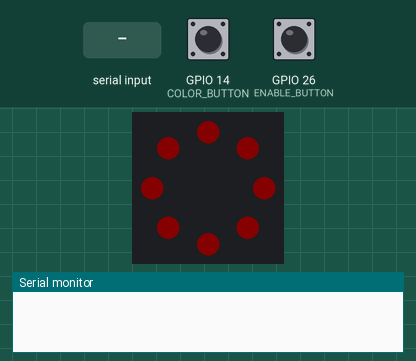
This sketch was run on a simulated ESP32. On the bench: 8 RGB LEDs in a ring, first at the top, clockwise, the last lines printed to the serial monitor. Inputs (shaded band) come from the test bench; at power-on: GPIO 26 (ENABLE_BUTTON) HIGH, GPIO 14 (COLOR_BUTTON) HIGH. Dim RGB values are drawn brighter than linear.

Above: at 1.2 s.
1.3 s: GPIO 26 (ENABLE_BUTTON) pulled LOW for 0.15 s
At 1.45 s:
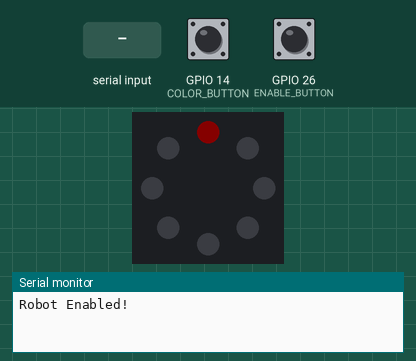
2.0 s: "2" received over Serial
At 2.3 s:
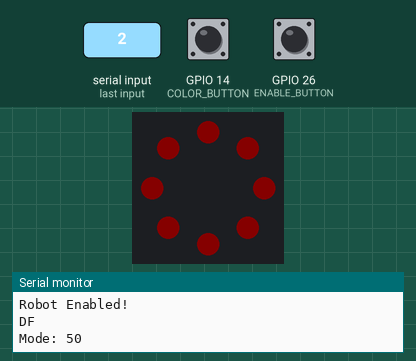
5.0 s: GPIO 14 (COLOR_BUTTON) pulled LOW for 1 s
At 5.35 s:
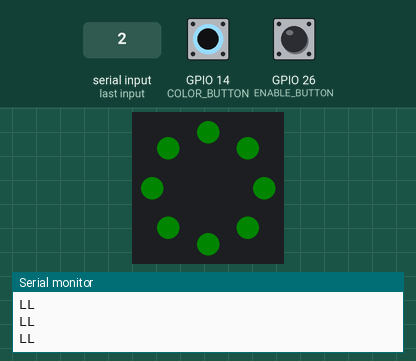
6.6 s: "1" received over Serial
At 7.86 s:
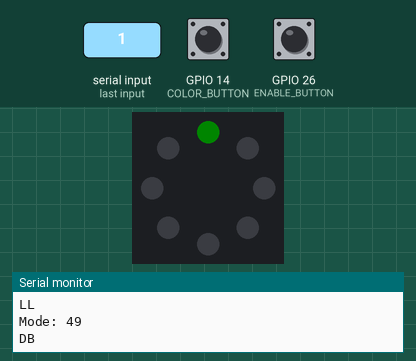
9.1 s: GPIO 14 (COLOR_BUTTON) pulled LOW for 3.2 s
At 9.66 s:
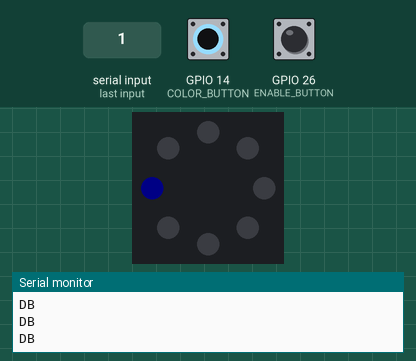
12.9 s: "3" received over Serial
Timing chart, 0 to 16.8 s (numbered marks = the images above; inputs shaded):
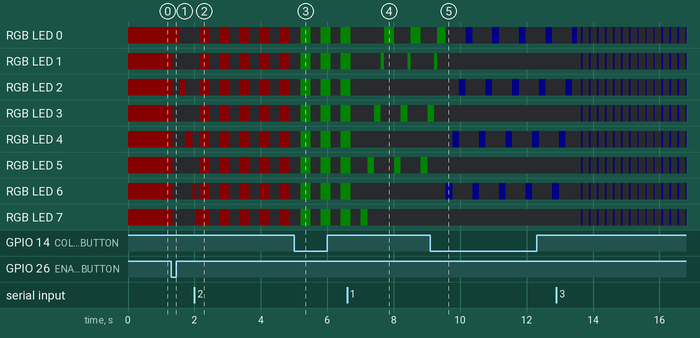

The sketch:

0407_version_color_timer_enable_typing.ino
```cpp
/*
=====================================================
🛠️ LED Ring Standalone Controller (No ESP-NOW)
📅 Version: 2025-04-07
=====================================================

📘 USER GUIDE:
1️⃣ Color Button (GPIO 14):
    - Press to cycle through predefined team colors on the LED ring.

2️⃣ Enable Button (GPIO 26):
    - Press to start the robot and timer.
    - The LED animation runs according to selected FSM state.
    - After timeout (default 2.5 minutes), LEDs revert to base color.

3️⃣ FSM State Control (Manual):
    - Type a number (0–6) into the Serial Monitor to change the robot's state.

🧠 FSM State Mapping:
    0: Drive Forward     → Clockwise rotation
    1: Drive Backward    → Counter-clockwise rotation
    2: Launch Left       → Slow blinking
    3: Launch Right      → Fast blinking
    4: Stop              → Always bright
    5: To Home           → Wipe fill effect
    6: At Home           → Comet/pulse forward

=====================================================
*/

#include <Adafruit_NeoPixel.h>

#define LED_PIN 13
#define COLOR_BUTTON 14
#define ENABLE_BUTTON 26
#define NUM_LEDS 8

Adafruit_NeoPixel ring(NUM_LEDS, LED_PIN, NEO_GRB + NEO_KHZ800);

bool enabled = false;
bool lastEnableButtonState = HIGH;
int colorIndex = 0;
int motionCommand = '0';
int lastColorButtonState = HIGH;

int startTime;
int duration = 150000;  // 2.5 minutes in milliseconds

uint32_t colors[] = {
  ring.Color(255, 0, 0),     // Red
  ring.Color(0, 255, 0),     // Green
  ring.Color(0, 0, 255),     // Blue
  ring.Color(255, 255, 0),   // Yellow
  ring.Color(255, 255, 255)  // White
};
int totalColors = sizeof(colors) / sizeof(colors[0]);

void setup() {
  pinMode(COLOR_BUTTON, INPUT_PULLUP);
  pinMode(ENABLE_BUTTON, INPUT_PULLUP);
  Serial.begin(115200);

  ring.begin();
  ring.setBrightness(8);
  ring.show();
}

void loop() {
  // Color selection via button
  int colorButtonState = digitalRead(COLOR_BUTTON);
  if (colorButtonState == LOW && lastColorButtonState == HIGH) {
    delay(50); // Debounce
    colorIndex = (colorIndex + 1) % totalColors;
    alwaysBright(colors[colorIndex]);
  }
  lastColorButtonState = colorButtonState;

  // Enable robot via button
  bool enableState = digitalRead(ENABLE_BUTTON);
  if (enableState == LOW && lastEnableButtonState == HIGH) {
    delay(50); // Debounce
    if (digitalRead(ENABLE_BUTTON) == LOW) {
      enabled = true;
      startTime = millis();
      Serial.println("Robot Enabled!");
    }
  }
  lastEnableButtonState = enableState;

  // Manual FSM state input via Serial
  if (Serial.available() > 0) {
    int newCommand = Serial.read();
    if (newCommand >= '0' && newCommand <= '6') {
      motionCommand = newCommand;
      Serial.print("Mode: ");
      Serial.println(motionCommand);
    }
  }

  // LED control logic while robot is active
  if (enabled) {
    switch (motionCommand) {
      case '0': rotatingEffectCW(colors[colorIndex]); Serial.println("DF"); break; //Drive Forward
      case '1': rotatingEffectCCW(colors[colorIndex]); Serial.println("DB"); break; //Drive Backward
      case '2': slowBlinkingEffect(colors[colorIndex]); Serial.println("LL"); break; //Launch Left
      case '3': fastBlinkingEffect(colors[colorIndex]); Serial.println("LR"); break; //Launch Right
      case '4': alwaysBright(colors[colorIndex]); Serial.println("STOP"); break; //STOP
      case '5': wipeFillEffect(colors[colorIndex]); Serial.println("TH"); break; //To Home
      case '6': pulseForward(colors[colorIndex]); Serial.println("AT"); break; //At Home
    }

    if ((millis() - startTime) > duration) {
      enabled = false;
      Serial.println("Time's up!");
    }
  } else {
    alwaysBright(colors[colorIndex]);
  }
}

// LED Effect: Rotate clockwise
void rotatingEffectCW(uint32_t color) {
  for (int i = 0; i < NUM_LEDS; i++) {
    ring.clear();
    ring.setPixelColor(i, color);
    ring.show();
    delay(100);
  }
}

// LED Effect: Rotate counter-clockwise
void rotatingEffectCCW(uint32_t color) {
  for (int i = NUM_LEDS - 1; i >= 0; i--) {
    ring.clear();
    ring.setPixelColor(i, color);
    ring.show();
    delay(100);
  }
}

// LED Effect: Slow blink
void slowBlinkingEffect(uint32_t color) {
  ring.fill(color);
  ring.show();
  delay(300);
  ring.clear();
  ring.show();
  delay(300);
}

// LED Effect: Fast blink
void fastBlinkingEffect(uint32_t color) {
  ring.fill(color);
  ring.show();
  delay(40);
  ring.clear();
  ring.show();
  delay(40);
}

// LED Effect: Constant brightness
void alwaysBright(uint32_t color) {
  ring.fill(color);
  ring.show();
}

// LED Effect: Wipe fill
void wipeFillEffect(uint32_t color) {
  ring.clear();
  for (int i = 0; i < NUM_LEDS; i++) {
    ring.setPixelColor(i, color);
    ring.show();
    delay(80);
  }
  delay(300);
  ring.clear();
  ring.show();
  delay(200);
}

// LED Effect: Pulse forward (comet)
void pulseForward(uint32_t color) {
  ring.clear();
  for (int i = 0; i < NUM_LEDS; i++) {
    ring.clear();
    ring.setPixelColor(i, color);
    if (i > 0) ring.setPixelColor(i - 1, dimColor(color, 100));
    if (i > 1) ring.setPixelColor(i - 2, dimColor(color, 40));
    ring.show();
    delay(80);
  }
}

// Dim color helper (for comet tail)
uint32_t dimColor(uint32_t color, uint8_t brightness) {
  uint8_t r = (uint8_t)(color >> 16);
  uint8_t g = (uint8_t)(color >> 8);
  uint8_t b = (uint8_t)color;
  r = (r * brightness) / 255;
  g = (g * brightness) / 255;
  b = (b * brightness) / 255;
  return ring.Color(r, g, b);
}
```

Measured:
- after the input at 1.3 s, RGB LED 0: RGB(8, 0, 0) → off after 0.25 s; RGB LED 1: RGB(8, 0, 0) → off after 0.05 s
- after the input at 2.0 s, the LEDs: first differ from a run without the input after 0.15 s (image 2)
- after the input at 5.0 s, the LEDs: change after 0.21 s (image 3)
- after the input at 6.6 s, the LEDs: first differ from a run without the input after 0.41 s (image 4 shows a later state)
- after the input at 9.1 s, the LEDs: first differ from a run without the input after 0.47 s (image 5)
